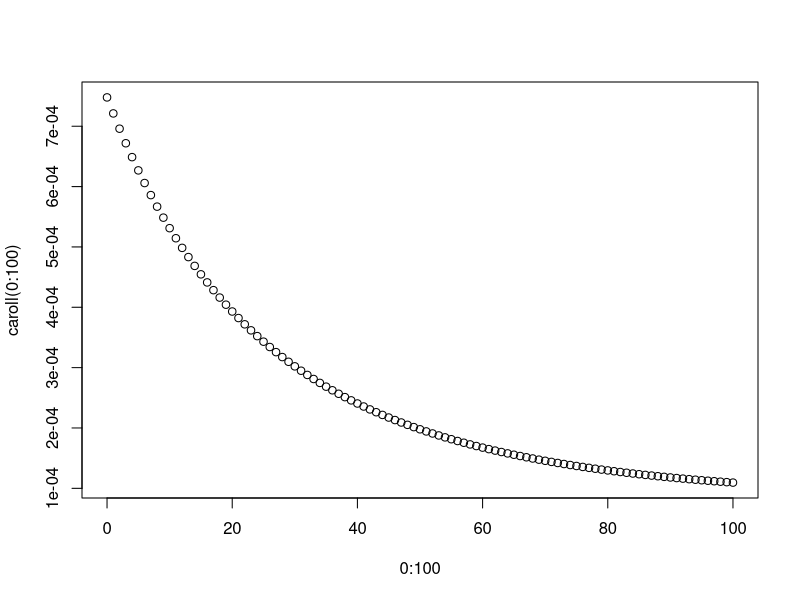

Write the R code that produced this figure. (Note: this script raises an error after producing the figure.)
#############
#CO2 L?sung


caroll<-function(t){
  tk<-t+273.15
  lnH_Mpa<--6.8346+1.2817*10^4/tk-3.7668*10^6/tk^2+2.997*10^8/tk^3
  #kH = 1/H = 1/exp(ln(H))
  kh_Mpa<- 1/exp(lnH_Mpa)#mol/mol/MPa
  kh_mol_l<-kh_Mpa/18*1000 #/ 18 g/mol * 1000 g/l -> mol/l/MPa
  kh<-kh_mol_l/1000 #/1000 -> mol/l/kPa
  return(kh)
}

caroll(20)*0.04*2*1000
plot(0:100,caroll(0:100))
# Respiration ####
t<-0:100
lnH_Mpa<--6.8346+1.2817*10^4/tk-3.7668*10^6/tk^2+2.997*10^8/tk^3

#create function to calculate soil respiration for different depths
novak <- function(l_s=30, #constant describing decrease of S_c with depth [cm]
                  depth, #forest type
                  temp=10){#temperature in ?C
  
  #parameters for spruce & beech forest (vesterdal et al. 2011)
  #1.Q10 = change of s_c with temp change of 10 ?C
  #2.t_ref =  reference temperature [?C]
  #3.res_t_ref = respiration at t_ref [mymol/m?/s]
  params <- c(Q10=3.8,t_ref=9.5,res_t_ref=1.27 )
  
  # formula for temperature dependent respiration (vesterdal et al. 2011)
  resp <- 10^(((log10(params[1])*(temp-params[2]))/10) + log10(params[3]))#mymol/m2/s
  
  #chage unit from mymol/m2/s to cm3/cm2/s with ideal gas law
  #universal gas constant R
  R<-8.314#J/mol/K=Nm/mol/K
  #amount of molecules n
  n<-resp/1e6/1e4#mol/cm2/s
  #pressure p
  p<-101.3*1000#Pa#N/m2
  #calculate Volume by converting p*V=n*R*t 
  V<-n*R*(temp+273.15)/p #m3/cm2/s
  #respiration rate vco2
  vco2<-V*1e6#cm3/cm2/s
  
  #formula for depths dependent respiration rate in soil (novak 2007)
  #calculate s_10 (source term co2 at surface)
  s_10 <-  vco2/l_s#cm3/cm3/s = 1/s
  #create matrix for s_c results
  s_c<-matrix(nrow=length(depth),ncol=length(temp))
  #loop for s_c with changing temperatures 
  for (i in 1:length(depth)){
    #claculate s_c (depth dependent source term co2)
    s_c[i,] <- s_10 *exp(-depth[i]/l_s)*params[1]^((temp - 10)/10)
  }
  #modell output is s_c
  return(s_c)#[vol/(vol*s)]=kPa/s
}

#######################
#calcium l?sung

f_ca<-function(tx=20,pco2=.5,ph=7,gamma=rep(1,6)){
  logkh<-log10(caroll(tx))
  h<-10^-ph
  ca<-10^(8.28-logkh)*h^2/(pco2*gamma[1])
  cahco3<-10^3.02*h/gamma[2]
  hakt<-h/gamma[3]
  hco3<-10^(-6.36+logkh)*pco2/(h*gamma[4])
  co3<-10^(-16.69+logkh)*pco2/(h^2*gamma[5])
  oh<-10^-14/(h*gamma[6])
  return(cbind(ca,cahco3,hakt,hco3,co3,oh))#mol/l
}
plot(seq(4,12,0.1),log(f_ca(ph=seq(4,12,0.1))[,1]))
cas<-f_ca()

wasser<-18/1000#kg/mol#l/mol
ca<-26*1000#g/mol
(cas[1]*ca)/wasser
####################
#ph-wert

#############
#bisection method

bisec<-function(phact=7,interv=14/2,balance=-1,times=0,crit=10E-8,pco2=.5,tx=20,gamma=rep(1,6)){
  while (abs(balance) > crit){ #convergence criterion: stop when balance is lower (close to zero)
    
    interv<-interv/2
    #evaluate equation #14
    cas<-f_ca(ph=phact,pco2=pco2,tx=tx,gamma=gamma)
    balance<-2*cas[1]+sum(cas[2:3])-cas[4]-2*cas[5]-cas[6]
    
    
    phact<- ifelse(balance>0, phact<-phact+interv,phact<-phact-interv)
    times<-times+1
    if (times>1000) {
      phact<-NA 
      times<-NA
      break}
  }
  
  return(cbind(phact))} 
bisec()
##########################
#activity 
aktivity<-function(tx=20,pco2=.5,d=c(6,3,9,4,4.5,3.5)*10^-8,Z=c(2,1,1,1,2,1),gamma=rep(1,6),ph=7,crit=1e-3){
  phneu<-ph
  phalt<-ph-1
  times<-0
  AB<-matrix(c(0,0.4883,0.3241E8,5 ,0.4921, 0.3249E8,
               10, 0.4961, 0.3258E8,
               15, 0.5002, 0.3267E8,
               20, 0.5046, 0.3276E8,
               25, 0.5092, 0.3286E8),6,3,byrow = T)
  AB<-as.data.frame(AB)
  colnames(AB)<-c("temp","A","B")
  
  while (abs(phalt-phneu)>crit) {
    phalt<-phneu
    phneu<-bisec(phact = phalt,tx=tx,pco2 = pco2,gamma=gamma)[1]
    cas<-f_ca(tx=tx,pco2=pco2,ph=phneu,gamma=gamma)
    mu<-0.5*(sum(cas)+3*cas[1]+3*cas[5])
    #loggamma<--AB$A[which.min(abs(AB$temp-tx))]*Z^2*mu^0.5/(1+AB$B[which.min(abs(AB$temp-tx))]*d*mu^0.5)
    loggamma<--approx(AB$temp,AB$A,tx)$y*Z^2*mu^0.5/(1+approx(AB$temp,AB$B,tx)$y*d*mu^0.5)
    gamma<-10^loggamma
    times<-times+1
  }
  return(list(gamma,phneu,cas))}

aktivity(pco2 = 1)

##############################################################
#Diffusion function
##############################################################

co2_soil_depth <- function(epsilon_t=0.2,#air filled soil [vol/vol]
                           timestep=1,#timestep for calculation [s] 
                           max_depth=17, #maximal depth for calculation [cm]
                           z=1, #depth for each cell [cm]
                           ambient=0.04, #pco2 kPa
                           temp=20, #temperature [?C] (without depth gradient)
                           outputresolution=60, #in sec = one minute
                           total_t= 48, #time of interest in hours
                           ls=30,#constant describing decrease of S_c with depth [cm]
                           sec=1:ncol(epsilon_t)){
  
  #calculate CO2 production for each cell center (z/2 = 5 cm) and temperature
  p_t <- novak(depth = seq(z,max_depth,z)-z/2, temp=temp,l_s=ls)
  
  #set number of iteration steps -> J
  J<-total_t*60*60/timestep
  #set number of cells -> n
  n <- max_depth/z
  #create output matrix with output for each depth cell after each day
  output<-matrix(nrow=J*timestep/outputresolution,ncol=n) #result matrix
  #set initial values for calculation
  result <- rep(ambient, n)
  #set initial for resultcounter
  resultcounter<-1
  #calculate Ds for 20?C
  Ds20<- 0.496*epsilon_t^1.661  #transfer-function (Schack-Kirchner et al. 2011) 
  #temperature correction of Ds Currie ..
  Ds_t<-Ds20*((temp+273)/293)^1.72 
  
  
  #time-loop
  for (j in 1:J){
    #calculate time of current step
    time<-j*timestep
    i<-which.min(abs(sec-time))
    #select CO2 production for temperature at current day
    p<-p_t[,i]
    #select Ds for temperature at current day
    Ds<-Ds_t[i,] 
    epsilon<-epsilon_t[i,]
    
    #calculate CO2-concentration for top layer with Dirichlet boundary
    c1 <- result[1]  + timestep * Ds[1]/epsilon[1]*
      (result[2]- 3*result[1]+2*ambient)/(.75*z^2) + p[1]*z *timestep/epsilon[1]
    #calculate CO2-concentration for cells 2:(n-1)
    c2 <- result[2:(n-1)] + timestep * Ds[2:(n-1)] /epsilon[2:(n-1)] *
      (result[3:n]- 2*result[2:(n-1)]+result[1:(n-2)])/(.75*z^2) + 
      p[2:(n-1)]*timestep*z/epsilon[2:(n-1)] 
    #calculate CO2-concentration for top layer with Neumann boundary
    c3 <- result[n] + timestep * Ds[n]/epsilon[n]*
      (0- result[n] + result [n-1])/(z^2) + p[n] *timestep*z/epsilon[n]
    #overwrite previous conditions with new result   
    result <- c(c1,c2,c3)
    
    #store result once a day
    if(time%%outputresolution==0){
      output[resultcounter,]<-result
      resultcounter<-resultcounter+1}
    #print progress of calculation
    if ((j/J*100)%%10==0){
      print(paste((j/J)*100,"% complete"))}
  }
  return(output)}

#calcium function
ca_soil_depth<-function(pco2=co2_vals,tx=t){
  pco2_cal<-seq(min(pco2),max(pco2),length.out = 50)
  t_cal<-seq(min(tx),max(tx),.5)
  pco2_l<-rep(pco2_cal,length(t_cal))
  t_l<-rep(t_cal,each=length(pco2_cal))
  ca_cal<-rep(0,length(pco2_l))
  for(i in 1:length(pco2_l)){
    ca_cal[i]<-   aktivity(tx=t_l[i],pco2=pco2_l[i])[[3]][1]
    if ((i/length(pco2_l)*100)%%10==0){
      print(paste((i/length(pco2_l))*100,"% complete"))}}
  
  ca_fm<-glm(ca_cal~log(pco2_l)*t_l+pco2_l*t_l)
  ca<-apply(co2_vals, 2, function(x) predict(ca_fm,data.frame(pco2_l=x,t_l=20)))
  molare_masse_calcium<-40*1000#mg/mol
  ca_mg<-(ca*molare_masse_calcium)#mg/l
  return(ca_mg)
}
ca_mg<-ca_soil_depth()

#####
#tests

epsilon<-matrix(0.1,60*60,18)
#for (i in 1:(60*60)){ epsilon[i,]<-seq(0.01+i*0.0005,0.8-i*0.0005,length.out = 60*60)[i]}
image(epsilon)
t<-rep(20,3600)

co2_vals<-co2_soil_depth(temp=t,epsilon_t = epsilon)

matplot(co2_vals[1:(60*2),],type="l")
image(co2_vals)
plot(co2_vals[2880,])
pco2_cal<-seq(min(co2_vals),max(co2_vals),length.out = 100)
t_cal<-seq(min(t),max(t),0.25)
pco2_l<-rep(pco2_cal,length(t_cal))
t_l<-rep(t_cal,each=length(pco2_cal))
ca_cal<-rep(0,length(pco2_l))
for(i in 1:length(pco2_l)){
  ca_cal[i]<-   aktivity(tx=t_l[i],pco2=pco2_l[i])[[3]][1]
  
  if ((i/length(pco2_l)*100)%%10==0){
    print(paste((i/length(pco2_l))*100,"% complete"))}}

ca_fm<-glm(ca_cal~log(pco2_l)*t_l+pco2_l*t_l)

library(mgcv)

ca_gam<-gam(ca_cal~s(pco2_l)+s(t_l)+s(pco2_l,by=t_l)+s(t_l,by=pco2_l))
plot(ca_cal~pco2_l)
points(predict(ca_fm)~pco2_l,col=2,pch=".")
points(predict(ca_gam)~pco2_l,col=3,pch=".")

summary(ca_gam)
summary(ca_fm)
ca<-apply(co2_vals, 2, function(x) predict(ca_fm,data.frame(pco2_l=x,t_l=20)))
molare_masse_calcium<-40*1000#mg/mol
ca_mg<-(ca*molare_masse_calcium)#mg/l
points(ca~co2_vals,col=2)
